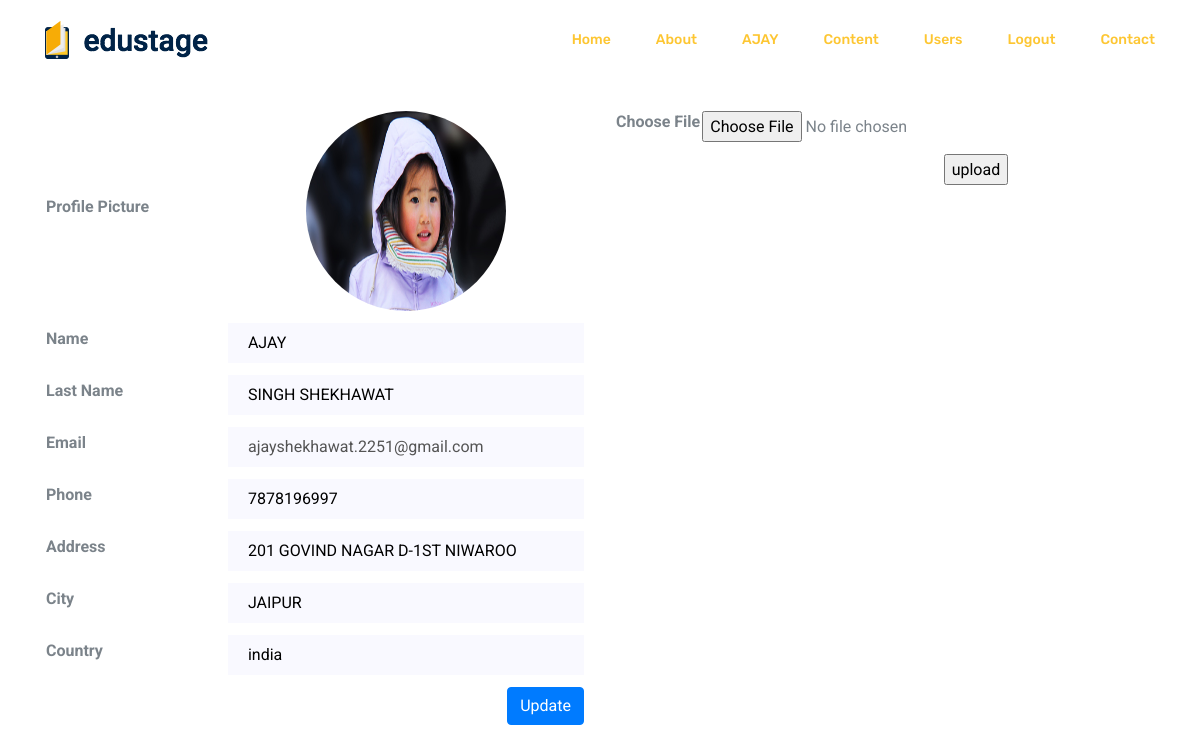
The app's page /profile.php (signed in) with its own data.
### tables this page shows
CREATE TABLE `user_img` (
  `id` int(11) NOT NULL,
  `user_id` int(11) NOT NULL,
  `user` int(11) NOT NULL DEFAULT '1',
  `img_name` varchar(50) NOT NULL
);

CREATE TABLE `user` (
  `id` int(1) NOT NULL,
  `user` int(1) NOT NULL DEFAULT '1',
  `name` varchar(50) NOT NULL,
  `l_name` varchar(50) NOT NULL,
  `email` varchar(50) NOT NULL,
  `password` varchar(20) NOT NULL,
  `phone` bigint(10) NOT NULL,
  `address` varchar(300) NOT NULL,
  `city` varchar(30) NOT NULL,
  `country` varchar(15) NOT NULL,
  `status` int(1) NOT NULL DEFAULT '0'
);

### profile.php (the view, shortened to what this page needs)
<?php
include("header.php");
include("head.php");
$con= mysql_connect("localhost","root","") or die("does not exist") ;
$a = $_SESSION['uid'];
$qwer = "SELECT * FROM `user` where id = '$a' ";
$result = mysql_query($qwer, $con);
$row = mysql_fetch_array($result);
$qwer_img = "SELECT * FROM `user_img` where user_id = '$a' ";
$result_img = mysql_query($qwer_img, $con);
$row_img = mysql_fetch_array($result_img);
?>
<div class="container" style="padding-top: 100px;">
  <div class="row">
    <div class="col-md-6" >
      <form class="" action="" method="post">
        <table border="0px;">
          <tr>
            <th width = "200px;">Profile Picture</th>
              <td width = "400px;">
                <div class="mt-10" style="text-align:center">
    								<img src="uploaded/<?=$row_img[3] ?>" alt="" class="img-fluid" style="border-radius:50%; width:200px; height:200px;">
                </div>
              </td>
            </tr>
          <tr>
            <th width = "200px;">Name</th>
              <td width = "400px;">
                <div class="mt-10">
    								<input type="text" name="first_name" placeholder=""
                     onfocus="this.placeholder = '<?=$row[2]; ?>'"
                     value="<?=$row[2]; ?>"
                      onblur="this.placeholder = '<?=$row[2]; ?>'"
                     required="" class="single-input">
                   </div>
              </td>
            </tr>
            <tr>
              <th>Last Name</th>
                <td>
                  <div class="mt-10">
                      <input type="text" name="last_name" placeholder=""
                       onfocus="this.placeholder = '<?=$row[3]; ?>'"
                       value="<?=$row[3]; ?>"
                        onblur="this.placeholder = '<?=$row[3]; ?>'"
                       required="" class="single-input">
                  </div>
                </td>
            </tr>
            <tr>
            <th>Email</th>
              <td>
                <div class="mt-10">
                    <input type="email" name="email" placeholder=""
                     onfocus="this.placeholder = '<?=$row[4]; ?>'"
                     value="<?=$row[4]; ?>"
                      onblur="this.placeholder = '<?=$row[4]; ?>'"
                     required="" class="single-input" disabled="true">
                  </div>
              </td>
          </tr>
          <tr>
            <th>Phone</th>
              <td>
                <div class="mt-10">
                    <input type="number" name="phone" placeholder=""
                     onfocus="this.placeholder = '<?=$row[6]; ?>'"
                     value="<?=$row[6]; ?>"
                      onblur="this.placeholder = '<?=$row[6]; ?>'"
                     required="" class="single-input">
                  </div>
              </td>
          </tr>
          <tr>
            <th>Address</th>
              <td>
                <div class="mt-10">
                    <input type="text" name="address" placeholder=""
                     onfocus="this.placeholder = '<?=$row[7]; ?>'"
                     value="<?=$row[7]; ?>"
                      onblur="this.placeholder = '<?=$row[7]; ?>'"
                     required="" class="single-input">
                  </div>
              </td>
          </tr>
          <tr>
            <th>City</th>
              <td>
                <div class="mt-10">
                    <input type="text" name="city" placeholder=""
                     onfocus="this.placeholder = '<?=$row[8]; ?>'"
                     value="<?=$row[8]; ?>"
                      onblur="this.placeholder = '<?=$row[8]; ?>'"
                     required="" class="single-input">
                  </div>
              </td>
          </tr>
          <tr>
            <th>Country</th>
            <td>
              <div class="mt-10">
                  <input type="text" name="country" placeholder=""
                   onfocus="this.placeholder = '<?=$row[9]; ?>'"
                   value="<?=$row[9]; ?>"
                    onblur="this.placeholder = '<?=$row[9]; ?>'"
                   required="" class="single-input">
                </div>
            </td>
          </tr>
          <tr>
            <th>      </th>
            <td>
              <div class="mt-10" style="text-align:right;" >
                <input type="submit" name="submit" class="btn btn-primary like" value="Update"/>
              </div>
            </td>
          </tr>
        </table>
      </form>
    </div>
    <div class="col-md-6">
      <form action="upload.php" method="post" enctype="multipart/form-data">
        <table border="0px;">
          <tr>
            <th>Choose File</th>
            <td>
              <div class="mt-10">
                  <input type="file" name="myfile">
                </div>
            </td>
          </tr>
          <tr>
            <th>      </th>
            <td>
              <div class="mt-10" style="text-align:right;" >
                <input type="submit" name="submit" value="upload"/>
              </div>
            </td>
          </tr>
        </table>
      </form>
    </div>
  </div>
</div>
<?php
include("footer.php");
 ?>

### records on screen
user_img: img_name (picture)
user: first_name "AJAY", last_name "SINGH SHEKHAWAT", email "ajayshekhawat.2251@gmail.com", phone "7878196997", address "201 GOVIND NAGAR D-1ST NIWAROO", city "JAIPUR", country "india"

### other values on screen
$name "AJAY"
